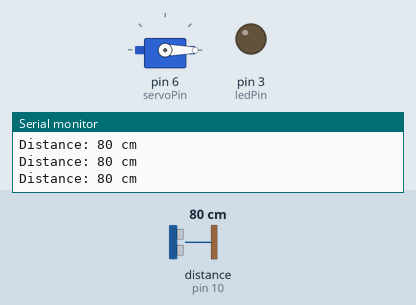
Bench run of a sketch on a simulated Arduino Uno, built with avr-gcc and run on an emulated ATmega328P. Shown: servo, output pins drawn as LEDs (lit = HIGH), the last lines printed to the serial monitor. Wiring (inferred from the names in the program): ultrasonic range finder: trigger pin 9; echo pin 10. Inputs (shaded band) come from the test bench; at power-on: distance to the obstacle (sensor on pin 10) 80 cm. The echo pulse lasts 58.3 µs per cm; pins used as bus, display or sensor lines are not drawn.

Above: at 1.2 s.
1.3 s: distance to the obstacle (sensor on pin 10) set to 2 cm
At 2.1 s:
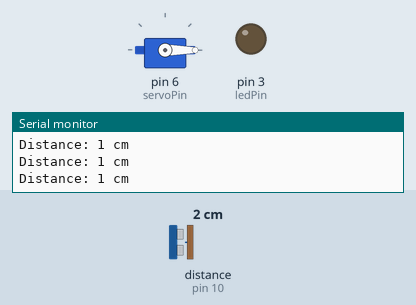
2.9 s: distance to the obstacle (sensor on pin 10) set to 4 cm
At 3.7 s:
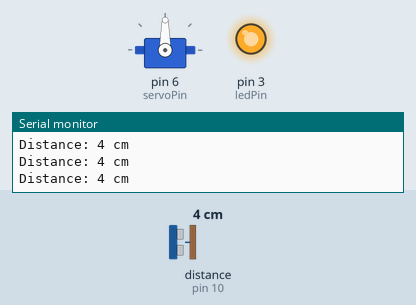
4.4 s: distance to the obstacle (sensor on pin 10) set to 18 cm
At 5.4 s:
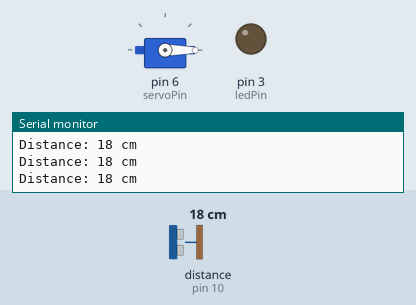
Timing chart, 0 to 7.4 s (numbered marks = the images above; inputs shaded):
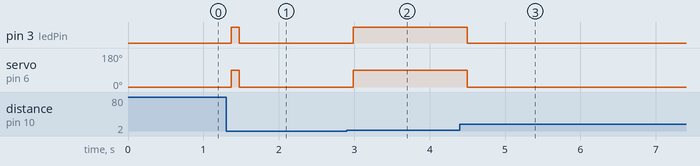

The sketch:

ultrasonic_sensor_with_servo_motor_and_led1.ino
```cpp
#include <Servo.h>

Servo myServo;

const int trigPin = 9;
const int echoPin = 10;
const int ledPin = 3;
const int servoPin = 6;

long duration;
int distance;

void setup() {
  pinMode(trigPin, OUTPUT);
  pinMode(echoPin, INPUT);
  pinMode(ledPin, OUTPUT);

  myServo.attach(servoPin);
  myServo.write(0);

  Serial.begin(9600);
}

void loop() {
  // إرسال نبضة للحساس
  digitalWrite(trigPin, LOW);
  delayMicroseconds(2);

  digitalWrite(trigPin, HIGH);
  delayMicroseconds(10);

  digitalWrite(trigPin, LOW);

  // استقبال النبضة
  duration = pulseIn(echoPin, HIGH, 30000);

  // إذا لم يقرأ الحساس
  if (duration == 0) {
    digitalWrite(ledPin, LOW);
    myServo.write(0);
    return;
  }

  // حساب المسافة
  distance = duration * 0.0343 / 2;

  Serial.print("Distance: ");
  Serial.print(distance);
  Serial.println(" cm");

  // تشغيل السيرفو والليد عند اقتراب الجسم
  if (distance >= 2 && distance <= 10) {
    digitalWrite(ledPin, HIGH);
    myServo.write(90);
  } else {
    digitalWrite(ledPin, LOW);
    myServo.write(0);
  }

  delay(100);
}
```

Measured:
- the behaviour switches between 2 and 3 cm on distance to the obstacle (sensor on pin 10) (found by bisection; images 1 and 2)
- after the input at 1.3 s, pin 3 (ledPin): LOW → HIGH after 0.07 s, → LOW 0.10 s later; servo on pin 6 (servoPin): 0° → 90° after 0.07 s, → 0° 0.10 s later
- after the input at 2.9 s, pin 3 (ledPin): LOW → HIGH after 0.09 s; servo on pin 6 (servoPin): 0° → 90° after 0.09 s
- after the input at 4.4 s, pin 3 (ledPin): HIGH → LOW after 0.10 s; servo on pin 6 (servoPin): 90° → 0° after 0.10 s
